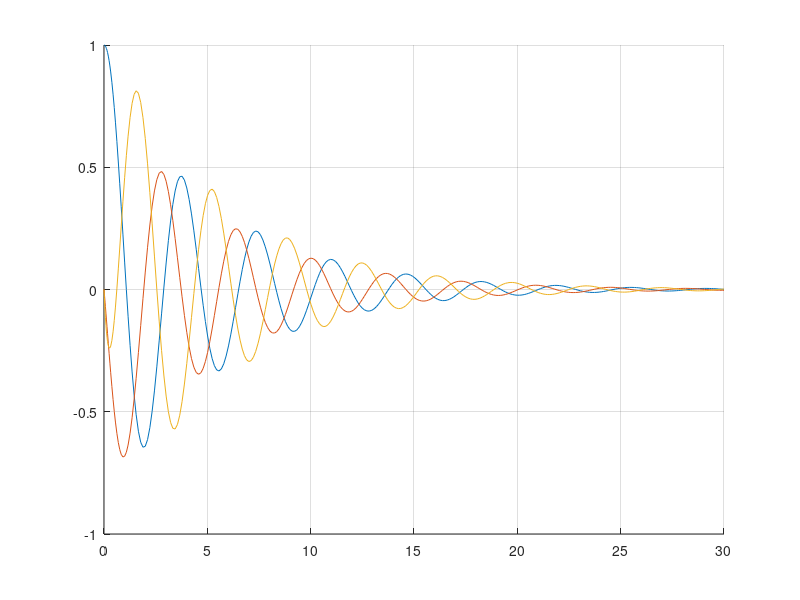

MATLAB code to generate this figure: (Note: this script raises an error after producing the figure.)
% variant 17
x10 = 1; x20 = 0; x30 = 0;
t_end = 30;
fun = @(t,x) [2*x(2); -1*x(1) + 0.5*x(3); -2*x(1)-4*x(2)-3*x(3)];
[t,X] = ode45(fun, [0 t_end], [x10, x20, x30]);

A = [0,2,0;-1,0,0.5;-2,-4,-3];

T = t;
figure('color','white');
grid on; hold on;
plot(t,X, '-');
syms t;
% legend("X1 - численный", "X2 - численный", "X3 - численный","X1 - аналитический", "X2 - аналитический", "X3 - аналитический");
